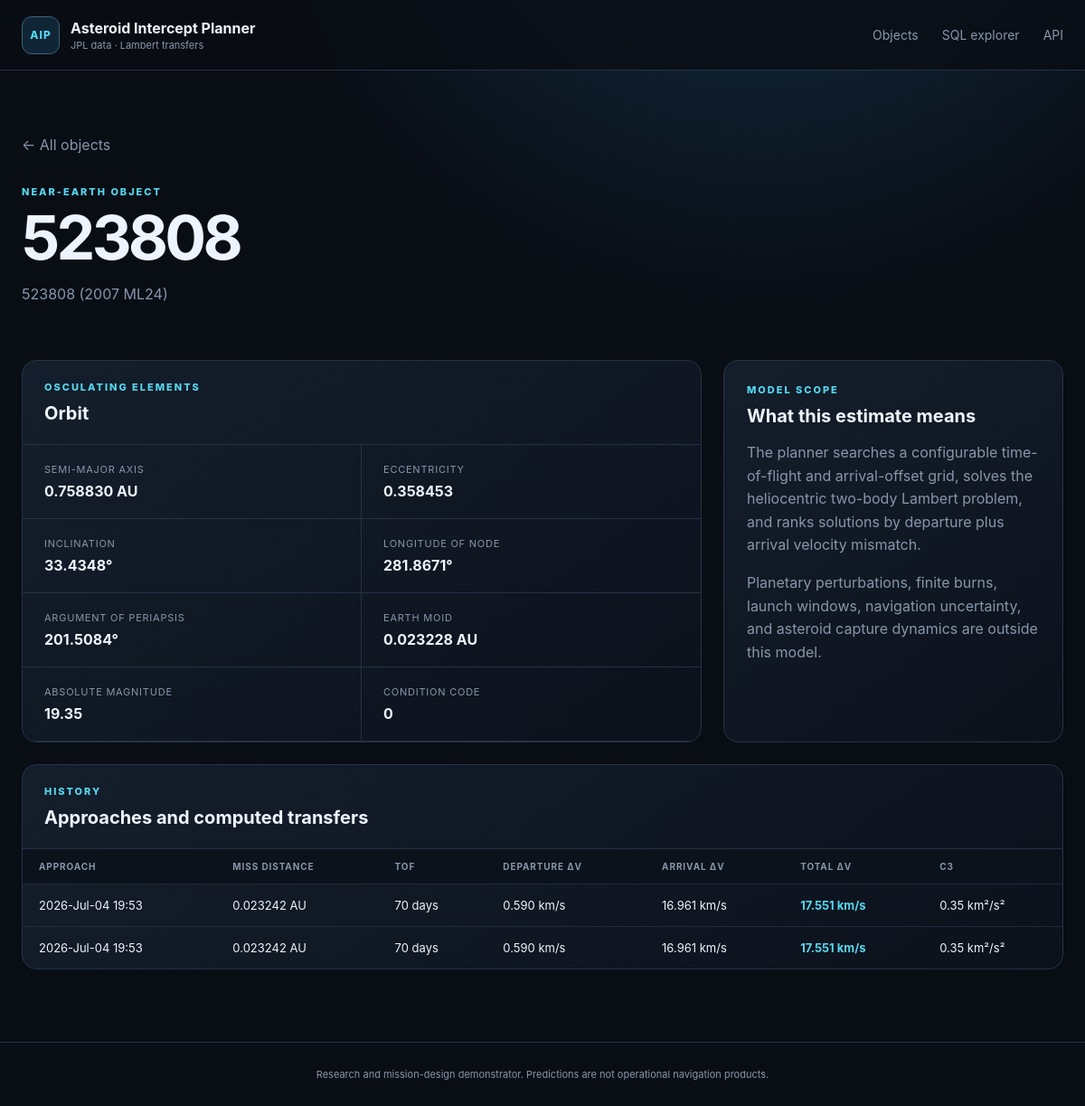
The page /asteroid/523808 on the database its author committed.
### tables this page shows
CREATE TABLE orbital_elements (
    designation TEXT PRIMARY KEY REFERENCES asteroids(designation) ON DELETE CASCADE,
    epoch_jd_tdb REAL,
    semi_major_axis_au REAL NOT NULL,
    eccentricity REAL NOT NULL,
    inclination_deg REAL NOT NULL,
    raan_deg REAL NOT NULL,
    arg_periapsis_deg REAL NOT NULL,
    mean_anomaly_deg REAL,
    perihelion_time_jd_tdb REAL,
    perihelion_distance_au REAL,
    aphelion_distance_au REAL,
    orbital_period_days REAL,
    earth_moid_au REAL,
    condition_code TEXT,
    orbit_id TEXT,
    source TEXT NOT NULL,
    updated_at TEXT NOT NULL
);

CREATE TABLE asteroids (
    designation TEXT PRIMARY KEY,
    fullname TEXT,
    absolute_magnitude_h REAL,
    diameter_km REAL,
    first_seen_at TEXT NOT NULL,
    updated_at TEXT NOT NULL
);

CREATE TABLE intercept_plans (
    plan_id INTEGER PRIMARY KEY AUTOINCREMENT,
    approach_id INTEGER NOT NULL REFERENCES close_approaches(approach_id) ON DELETE CASCADE,
    method TEXT NOT NULL,
    departure_jd_tdb REAL NOT NULL,
    arrival_jd_tdb REAL NOT NULL,
    tof_days REAL NOT NULL,
    departure_dv_kms REAL NOT NULL,
    arrival_dv_kms REAL NOT NULL,
    total_dv_kms REAL NOT NULL,
    c3_km2_s2 REAL,
    leo_departure_dv_kms REAL,
    polyline_json TEXT,
    computed_at TEXT NOT NULL,
    UNIQUE (approach_id, method)
);

CREATE TABLE close_approaches (
    approach_id INTEGER PRIMARY KEY AUTOINCREMENT,
    designation TEXT NOT NULL REFERENCES asteroids(designation) ON DELETE CASCADE,
    body TEXT NOT NULL DEFAULT 'Earth',
    close_approach_jd_tdb REAL NOT NULL,
    close_approach_text TEXT,
    distance_au REAL NOT NULL,
    distance_min_au REAL,
    distance_max_au REAL,
    relative_velocity_kms REAL,
    hyperbolic_excess_velocity_kms REAL,
    time_uncertainty TEXT,
    ingested_at TEXT NOT NULL,
    UNIQUE (designation, body, close_approach_jd_tdb)
);

### app/web.py (the view)
    @application.route("/asteroid/<designation>")
    def asteroid_detail(designation: str):
        asteroid = get_asteroid(designation, settings.database_path)
        if asteroid is None:
            return render_template("not_found.html", designation=designation), 404
        return render_template(
            "detail.html",
            asteroid=asteroid,
            approaches=asteroid_approaches(designation, settings.database_path),
        )

### app/database.py (called while the page is built)
def _dict_row(cursor: sqlite3.Cursor, row: tuple[Any, ...]) -> dict[str, Any]:
    return {column[0]: row[index] for index, column in enumerate(cursor.description)}

@contextmanager
def connect(path: Path | None = None) -> Iterator[sqlite3.Connection]:
    database_path = Path(path or get_settings().database_path)
    database_path.parent.mkdir(parents=True, exist_ok=True)
    connection = sqlite3.connect(database_path, timeout=30)
    connection.row_factory = _dict_row
    connection.execute("PRAGMA foreign_keys = ON")
    connection.execute("PRAGMA busy_timeout = 30000")
    try:
        yield connection
    finally:
        connection.close()

def initialize_database(path: Path | None = None) -> Path:
    database_path = Path(path or get_settings().database_path)
    schema = Path(__file__).with_name("schema.sql").read_text(encoding="utf-8")
    with connect(database_path) as connection:
        schema_version = int(connection.execute("PRAGMA user_version").fetchone()["user_version"])
        if schema_version < 2:
            connection.executescript(schema)
            connection.commit()
    return database_path

def fetch_all(
    query: str, params: Sequence[Any] = (), path: Path | None = None
) -> list[dict[str, Any]]:
    initialize_database(path)
    with connect(path) as connection:
        return connection.execute(query, params).fetchall()

def fetch_one(
    query: str, params: Sequence[Any] = (), path: Path | None = None
) -> dict[str, Any] | None:
    rows = fetch_all(query, params, path)
    return rows[0] if rows else None

def get_asteroid(designation: str, path: Path | None = None) -> dict[str, Any] | None:
    return fetch_one(
        """
        SELECT a.*, oe.*
        FROM asteroids a
        LEFT JOIN orbital_elements oe USING(designation)
        WHERE a.designation = ?
        """,
        (designation,),
        path,
    )

def asteroid_approaches(designation: str, path: Path | None = None) -> list[dict[str, Any]]:
    return fetch_all(
        """
        SELECT ca.*, ip.*
        FROM close_approaches ca
        LEFT JOIN intercept_plans ip USING(approach_id)
        WHERE ca.designation = ?
        ORDER BY ca.close_approach_jd_tdb DESC
        """,
        (designation,),
        path,
    )

### app/templates/detail.html (shortened to what this page needs)
{% extends "base.html" %}
{% block content %}
<section class="detail-hero">
  <a class="back" href="{{ url_for('index') }}">← All objects</a>
  <p class="eyebrow">NEAR-EARTH OBJECT</p>
  <h1>{{ asteroid.designation }}</h1>
  <p>{{ asteroid.fullname or 'JPL small-body designation' }}</p>
</section>
<section class="detail-grid">
  <article class="panel">
    <div class="panel-header"><div><p class="eyebrow">OSCULATING ELEMENTS</p><h2>Orbit</h2></div></div>
    <dl class="spec-grid">
      <div><dt>Semi-major axis</dt><dd>{{ asteroid.semi_major_axis_au|number(6) }} AU</dd></div>
      <div><dt>Eccentricity</dt><dd>{{ asteroid.eccentricity|number(6) }}</dd></div>
      <div><dt>Inclination</dt><dd>{{ asteroid.inclination_deg|number(4) }}°</dd></div>
      <div><dt>Longitude of node</dt><dd>{{ asteroid.raan_deg|number(4) }}°</dd></div>
      <div><dt>Argument of periapsis</dt><dd>{{ asteroid.arg_periapsis_deg|number(4) }}°</dd></div>
      <div><dt>Earth MOID</dt><dd>{{ asteroid.earth_moid_au|number(6) }} AU</dd></div>
      <div><dt>Absolute magnitude</dt><dd>{{ asteroid.absolute_magnitude_h|number(2) }}</dd></div>
      <div><dt>Condition code</dt><dd>{{ asteroid.condition_code or '—' }}</dd></div>
    </dl>
  </article>
  <article class="panel note-card">
    <p class="eyebrow">MODEL SCOPE</p>
    <h2>What this estimate means</h2>
    <p>The planner searches a configurable time-of-flight and arrival-offset grid, solves the heliocentric two-body Lambert problem, and ranks solutions by departure plus arrival velocity mismatch.</p>
    <p>Planetary perturbations, finite burns, launch windows, navigation uncertainty, and asteroid capture dynamics are outside this model.</p>
  </article>
</section>
<section class="panel">
  <div class="panel-header"><div><p class="eyebrow">HISTORY</p><h2>Approaches and computed transfers</h2></div></div>
  <div class="table-wrap"><table>
    <thead><tr><th>Approach</th><th>Miss distance</th><th>TOF</th><th>Departure Δv</th><th>Arrival Δv</th><th>Total Δv</th><th>C3</th></tr></thead>
    <tbody>{% for row in approaches %}<tr>
      <td>{{ row.close_approach_text or row.close_approach_jd_tdb }}</td>
      <td>{{ row.distance_au|number(6) }} AU</td>
      <td>{{ row.tof_days|number(0) }} days</td>
      <td>{{ row.departure_dv_kms|number(3) }} km/s</td>
      <td>{{ row.arrival_dv_kms|number(3) }} km/s</td>
      <td><strong class="accent">{{ row.total_dv_kms|number(3) }} km/s</strong></td>
      <td>{{ row.c3_km2_s2|number(2) }} km²/s²</td>
    </tr>{% endfor %}</tbody>
  </table></div>
</section>
{% endblock %}

### app/static/style.css (style rules this page uses)
:root { --bg:#090d14;--surface:#101722;--surface-2:#151f2d;--line:#253246;--text:#edf4ff;--muted:#8796ab;--cyan:#56d7ef;--green:#67e8b5;--orange:#ffad66;--max:1440px;font-family:Inter,ui-sans-serif,system-ui,-apple-system,BlinkMacSystemFont,"Segoe UI",sans-serif;color-scheme:dark }
* { box-sizing:border-box }
body { margin:0;background:radial-gradient(circle at 70% -20%,#16334a 0,transparent 35%),var(--bg);color:var(--text);min-height:100vh }
.eyebrow { font-size:11px;letter-spacing:.18em;color:var(--cyan);font-weight:800;margin:0 0 10px }
.hero h1,.detail-hero h1 { font-size:clamp(42px,6vw,82px);line-height:.98;margin:0;letter-spacing:-.055em }
.hero>div>p:last-child,.detail-hero>p:last-child { color:var(--muted);max-width:680px;line-height:1.65 }
.panel { border:1px solid var(--line);background:linear-gradient(145deg,rgba(21,31,45,.93),rgba(12,18,28,.93));border-radius:16px;overflow:hidden }
.panel-header { padding:22px 24px;border-bottom:1px solid var(--line);display:flex;align-items:center;justify-content:space-between;gap:24px }
.panel-header h2,.note-card h2,.table-list h2 { margin:0;font-size:20px }
.table-wrap { overflow:auto }
table { width:100%;border-collapse:collapse;font-size:13px }
th { text-align:left;color:var(--muted);font-size:10px;text-transform:uppercase;letter-spacing:.09em;padding:13px 18px;background:#0c121b;white-space:nowrap }
td { border-top:1px solid rgba(37,50,70,.75);padding:15px 18px;white-space:nowrap }
.object-link:hover,.accent { color:var(--cyan) }
.detail-hero { padding:30px 0 44px }
.detail-hero h1 { font-size:68px }
.back { display:inline-block;margin-bottom:35px;color:var(--muted);text-decoration:none }
.detail-grid { display:grid;grid-template-columns:2fr 1fr;gap:24px;margin-bottom:24px }
.spec-grid { display:grid;grid-template-columns:repeat(2,1fr);margin:0 }
.spec-grid div { padding:20px 24px;border-bottom:1px solid var(--line) }
.spec-grid div:nth-child(odd) { border-right:1px solid var(--line) }
dt { color:var(--muted);font-size:11px;text-transform:uppercase;letter-spacing:.07em }
dd { margin:7px 0 0;font-weight:700 }
.note-card { padding:25px }
.note-card p:not(.eyebrow) { color:var(--muted);line-height:1.6 }

### rows shown on the page
orbital_elements: designation "523808", semi_major_axis_au|number "0.758830", eccentricity|number "0.358453", inclination_deg|number "33.4348", raan_deg|number "281.8671", arg_periapsis_deg|number "201.5084", earth_moid_au|number "0.023228", condition_code "0"
asteroids: fullname "523808 (2007 ML24)", absolute_magnitude_h|number "19.35"
intercept_plans: close_approach_text "2026-Jul-04 19:53", distance_au|number "0.023242", tof_days|number "70", departure_dv_kms|number "0.590", arrival_dv_kms|number "16.961", total_dv_kms|number "17.551", c3_km2_s2|number "0.35"
intercept_plans: close_approach_text "2026-Jul-04 19:53", distance_au|number "0.023242", tof_days|number "70", departure_dv_kms|number "0.590", arrival_dv_kms|number "16.961", total_dv_kms|number "17.551", c3_km2_s2|number "0.35"
